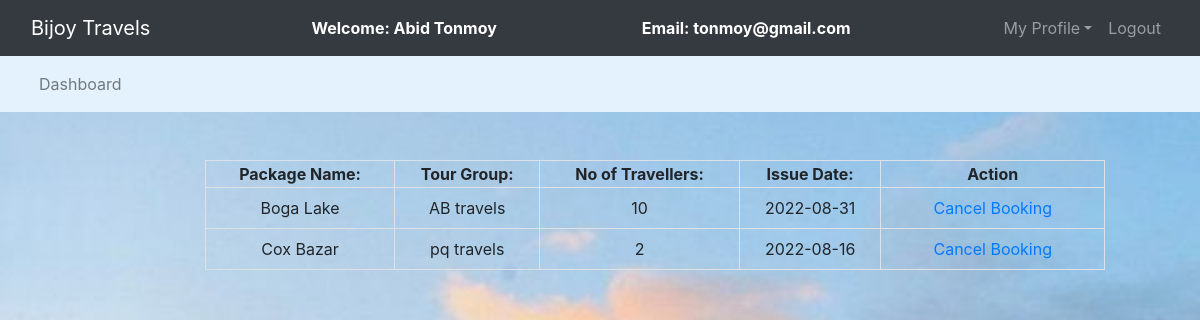
The page /view_issued_booking.php (signed in) on the database its author committed.
### tables this page shows
CREATE TABLE `issued_bookings` (
  `s_no` int(50) NOT NULL,
  `package_name` varchar(50) NOT NULL,
  `tg` varchar(50) NOT NULL,
  `guest_id` int(50) NOT NULL,
  `status` int(50) NOT NULL,
  `issue_date` longtext NOT NULL
);

### view_issued_booking.php (the view, shortened to what this page needs)
<?php
	$connection = mysqli_connect("localhost","root","");
	$query = "select * from issued_bookings where guest_id = $_SESSION[id]";
?>
<!DOCTYPE html>
<html>
<head>
	<link rel="stylesheet" type="text/css" href="bootstrap-4.4.1/css/bootstrap.min.css">
</head>
<body>
	<nav class="navbar navbar-expand-lg navbar-dark bg-dark">
		<div class="container-fluid">
			<div class="navbar-header">
				<a class="navbar-brand" href="Udashboard.php">Bijoy Travels</a>
			</div>
			<font style="color: white"><span><strong>Welcome: <?php echo $_SESSION['name'];?></strong></span></font>
			<font style="color: white"><span><strong>Email: <?php echo $_SESSION['email'];?></strong></span></font>
			<ul class="nav navbar-nav navbar-right">
				<li class="nav-item dropdown">
					<a class="nav-link dropdown-toggle" data-toggle="dropdown">My Profile</a>
				</li>
				<li class="nav-item"><a class="nav-link" href="logout.php">Logout</a></li>
			</ul>
		</div>
	</nav>
<nav class="navbar navbar-expand-lg navbar-light" style="background-color: #e3f2fd">
	<div class="container-fluid">
		<ul class="nav navbar-nav navbar-center">
			<li class="nav-item">
				<a href="Udashboard.php" class="nav-link">Dashboard</a>
			</li>
		</ul>
	</div>
</nav>
<br><br>
<div class="row">
	<div class="col-md-2"></div>
	<div class="col-md-8">
		<form>
			<table class="table-bordered" width="900px" style="text-align: center">
				<tr>
					<th>Package Name:</th>
					<th>Tour Group:</th>
					<th>No of Travellers:</th>
					<th>Issue Date:</th>
					<th> Action </th>
				</tr>
				<?php
					$query_run = mysqli_query($connection,$query);
					while($row = mysqli_fetch_assoc($query_run)){
						$package_name = $row['package_name'];
						$tg = $row['tg'];
						$status = $row['status'];
						$issue_date = $row['issue_date'];
				?>
						<tr>
							<td><?php echo $package_name;?></td>
							<td><?php echo $tg;?></td>
							<td><?php echo $status;?></td>
							<td><?php echo $issue_date;?></td>
							<td>
								<button class="btn" name=""><a href="delete_bookings.php?bn=<?php echo $row['s_no']; ?>">Cancel Booking</a></button>
							</td>
						</tr>
						<?php
					}
				?>
			</table>
		</form>
	</div>
	<div class="col-md-2"></div>
</div>
</body>
</html>

### view_issued_booking.php (style rules this page uses)
body { background-image: url('slideshow/14.jpg'); background-repeat: no-repeat; background-attachment: fixed; background-size: cover; }

### rows shown on the page
issued_bookings: package_name "Boga Lake", tg "AB travels", status "10", issue_date "2022-08-31"
issued_bookings: package_name "Cox Bazar", tg "pq travels", status "2", issue_date "2022-08-16"

### other values the page prints
$_SESSION['name'] "Abid Tonmoy"
$_SESSION['email'] "tonmoy@gmail.com"
